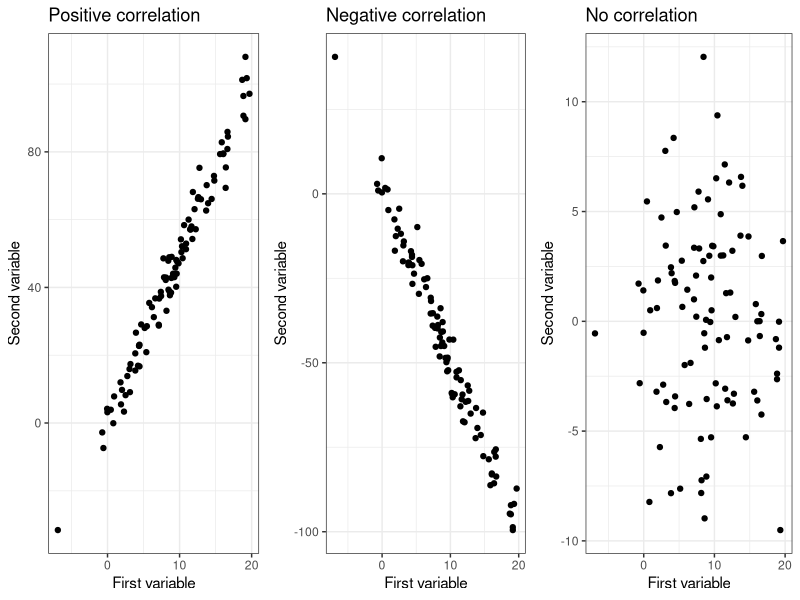
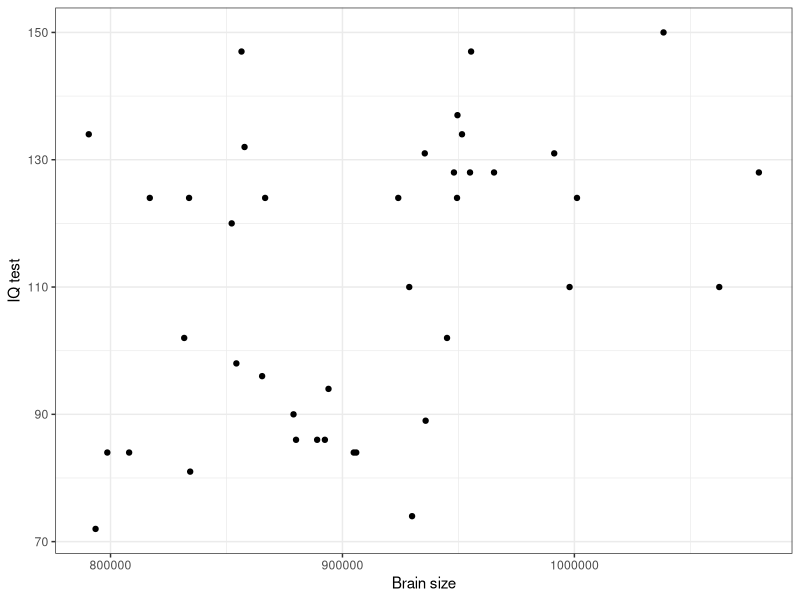
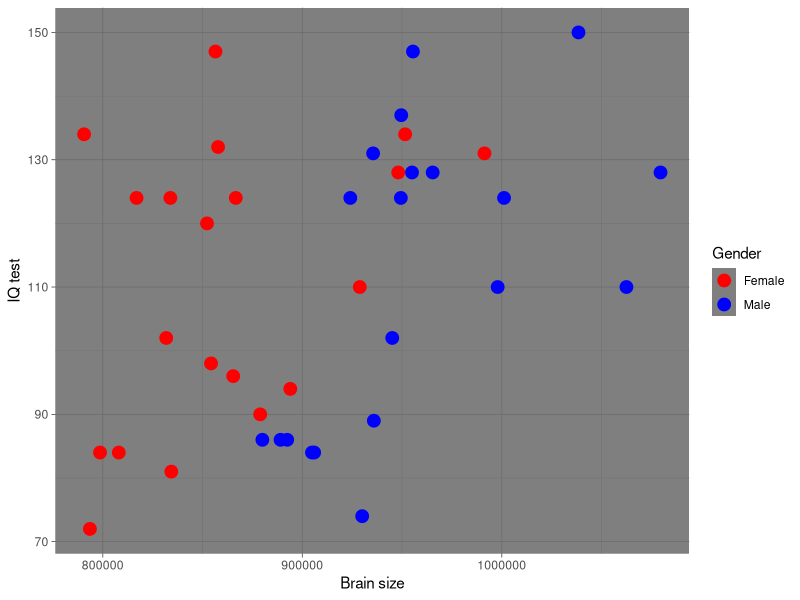
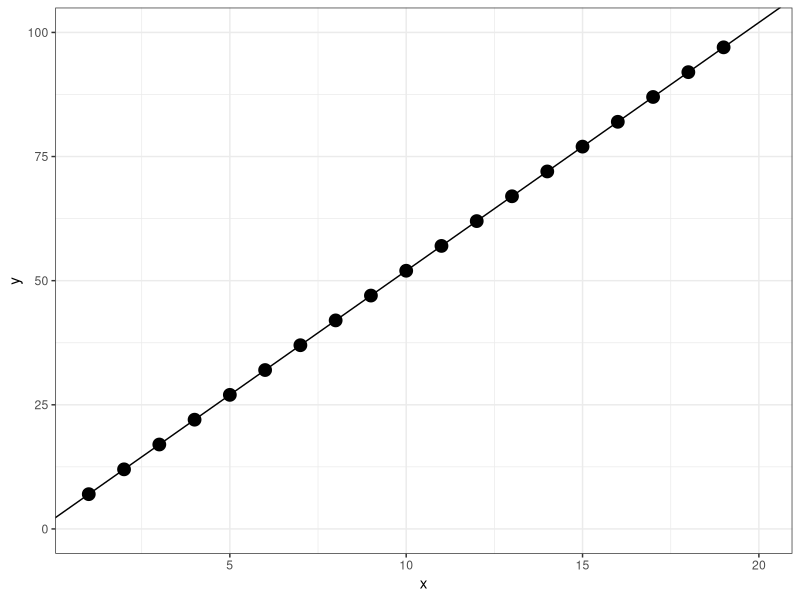
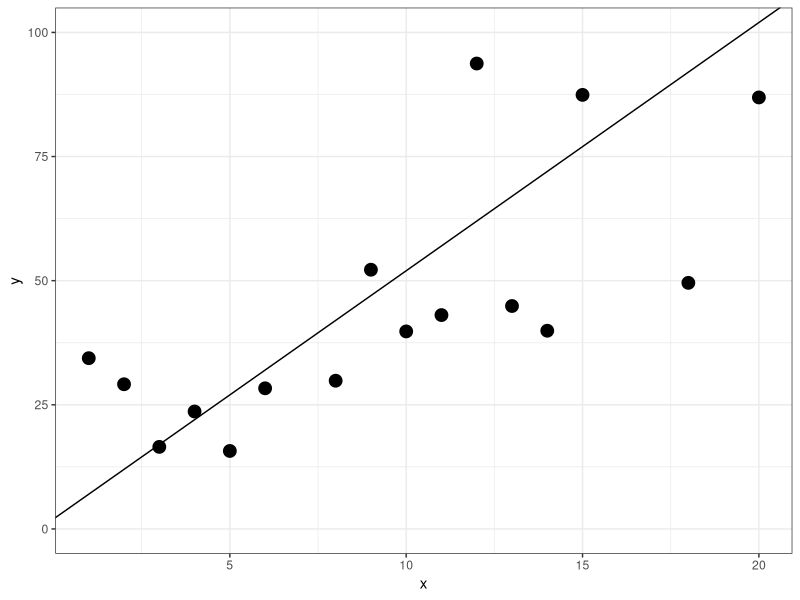
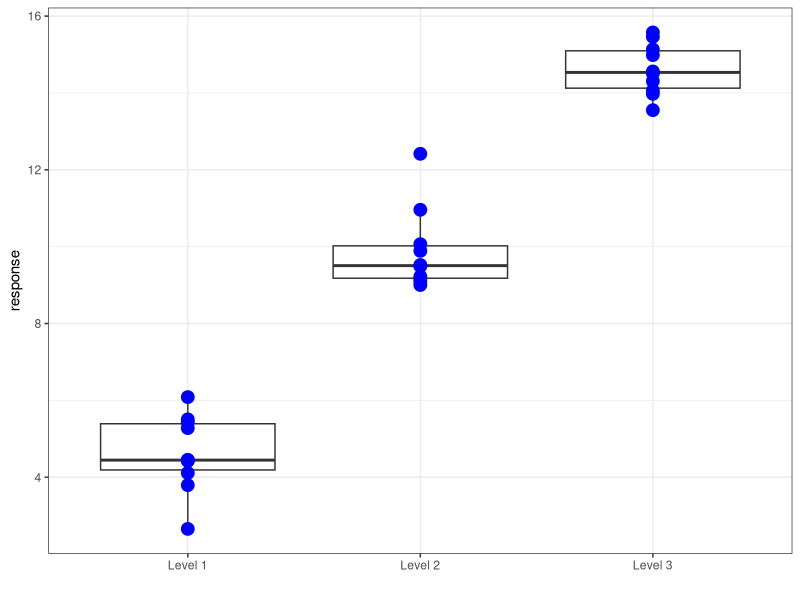
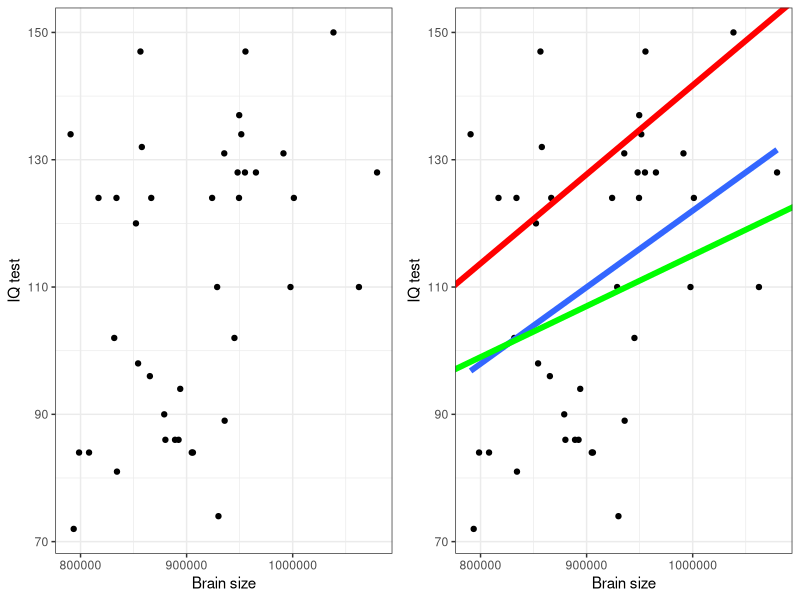
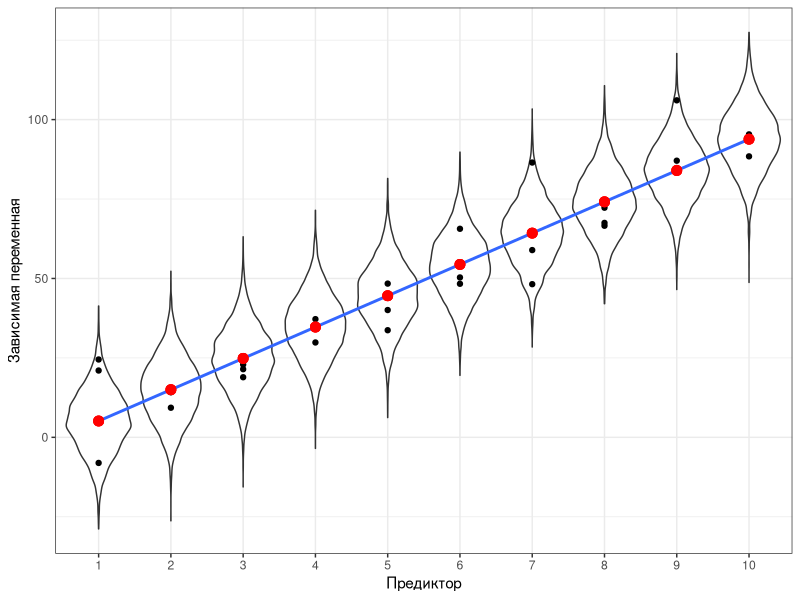

The R script that drew these images, in order:
## ---- chunk 1
# output options
options(width = 70, scipen = 6, digits = 3)
library(knitr)
# chunk default options
opts_chunk$set(fig.align='center', tidy = FALSE, fig.width = 7, fig.height = 3, warning = FALSE)
## ---- chunk 2
# library(downloader)
# download("https://varmara.github.io/linmodr-course/data/IQ_brain.csv", destfile = "data/IQ_brain.csv" )
## ---- chunk 3
brain <- read.csv("data/IQ_brain.csv", header = TRUE)
head(brain)

## ---- chunk 4
sum(!complete.cases(brain))
## ---- chunk 5
sapply(brain, function(x) sum(is.na(x)))
## ---- chunk 6
brain[!complete.cases(brain), ]
## ---- chunk 7
nrow(brain) ## Это без учета пропущенных значений
## ---- chunk 8
library (ggplot2)
library (gridExtra)
theme_set(theme_bw())
x <- rnorm(100, 10, 5)
y1 <- 5*x + rnorm(100, 0, 5)
pl_pos_cor <- ggplot(data.frame(x = x, y = y1), aes(x = x, y = y)) + geom_point() + xlab("First variable") + ylab("Second variable") + ggtitle("Positive correlation")

y2 <- -5*x + rnorm(100, 0, 5)
pl_neg_cor <- ggplot(data.frame(x = x, y = y2), aes(x = x, y = y)) + geom_point() + xlab("First variable") + ylab("Second variable") + ggtitle("Negative correlation")

y3 <- 0*x + rnorm(100, 0, 5)
pl_zero_cor <- ggplot(data.frame(x = x, y = y3), aes(x = x, y = y)) + geom_point() + xlab("First variable") + ylab("Second variable") + ggtitle("No correlation")

grid.arrange(pl_pos_cor, pl_neg_cor, pl_zero_cor, ncol = 3)

## ---- chunk 9
cor(brain[,2:6], use = "pairwise.complete.obs")

## ---- chunk 10
cor.test(brain$PIQ, brain$MRINACount, method = "pearson", alternative = "two.sided")

## ---- chunk 11
pl_brain <- ggplot(brain, 
               aes(x = MRINACount, y = PIQ)) + 
  geom_point() + 
  xlab("Brain size") + 
  ylab("IQ test")
pl_brain
## ---- chunk 12
pl_brain + theme_dark() + 
  geom_point(aes(color = Gender), size = 4) + 
  scale_color_manual(values =  c("red", "blue"))
## ---- chunk 13
x <- 1:20
y <- 2 + 5*x
ggplot(data.frame(x=x, y=y), aes(x=x, y=y)) + geom_point(size=4)  + geom_abline(slope=5, intercept = 2) + ylim(0, 100) 
## ---- chunk 14
x <- 1:20
y <- 2 + 5*x + rnorm(20,0, 20)
ggplot(data.frame(x=x, y=y), aes(x=x, y=y)) + geom_point(size=4)  + geom_abline(slope=5, intercept = 2)  + ylim(0,100) + theme_bw()

## ---- chunk 15
set.seed(1234)
x <- data.frame(labels = c(rep("Level 1", 10), rep( "Level 2", 10), rep("Level 3", 10)), response = c(rnorm(10, 5, 1), rnorm(10, 10, 1), rnorm(10, 15, 1))) 

ggplot(x, aes(x=labels, y=response)) + geom_boxplot()+ geom_point(color="blue", size=4) + xlab(" ") 

## ---- chunk 16
library(ggplot2)

pl_1 <- pl_brain + geom_smooth(method = "lm", se = FALSE, size=2) + geom_abline(slope = 0.00008, intercept = 35, color="green", size = 2) + geom_abline(slope = 0.00014, intercept =1.7, color="red", size=2) 

grid.arrange (pl_brain, pl_1, ncol=2)

## ---- chunk 17

xy <- data.frame(X = rep(1:10, 3))
xy$Y <- 10*xy$X + rnorm(30, 0, 10)
xy$predicted <- predict(lm(Y ~ X, data = xy))


rand_df <- matrix(rep(NA,100000), ncol = 10)
for(i in 1:10) rand_df[,i] <- rnorm(10000, xy$predicted[i], 10)

rand_df <- data.frame(X = rep(xy$X, each = 10000), Y = as.vector(rand_df))



ggplot(xy, aes(x = X, y = Y)) + geom_violin(data = rand_df, aes(x = factor(X)), scale = ) + geom_point() + geom_smooth(method = "lm", se = F) + geom_point(data = xy, aes(x = X, y = predicted), color = "red", size = 3) + labs(x = "Предиктор", y = "Зависимая переменная") 


## ---- chunk 18
brain_model <- lm(PIQ ~ MRINACount, data = brain)
brain_model
## ---- chunk 19
n=100
x <- rnorm(n, 10, 5)
y1 <- 5*x + 50 + rnorm(n, 0, 2)
y2 <- -5*x + 50 + rnorm(n, 0, 2)
y3 <- 0*x + 50 + rnorm(n, 0, 2)
label <- c(rep("Positive slope",n), rep("Negative slope", n), rep("Zero slope", n))
df1 <- data.frame(x = rep(x, 3), y = c(y1, y2, y3), label = label)
df1a <- data.frame(intercept = c(50, 50, 50), slope = c(-5,0,5))
pl_1 <- ggplot(data = df1, aes(x = x, y = y, color = label)) + geom_point() + xlab("Independent (X)") + ylab("Dependent (Y)") + xlim(0, 25) + guides(color=F) + geom_abline(data = df1a, aes(intercept = intercept, slope = slope), size=1) + ggtitle("Constant intercepts \n Different slopes")

x <- rnorm(n, 10, 5)
y1 <- 5*x + 0 + rnorm(n, 0, 2)
y2 <- 5*x + 30 + rnorm(n, 0, 2)
y3 <- 5*x + 60 + rnorm(n, 0, 2)
label <- c(rep("Intercept = 0",n), rep("Intercept = 30", n), rep("Intercept = 60", n))
df2 <- data.frame(x = rep(x, 3), y = c(y1, y2, y3), label = label)
df2a <- data.frame(intercept=c(30, 0, 60), slope=c(5, 5, 5))
pl_2 <- ggplot(df2, aes(x = x, y = y, color=label)) + geom_point() + xlab("Independent (X)") + ylab("Dependent (Y)") + xlim(0, 25) + guides(color=F) + geom_abline(data = df2a, aes(intercept = intercept, slope = slope), size=1) + ggtitle("Different intercepts \n Constant slopes")


x <- rnorm(n, 10, 5)
y1 <- 0*x + 0 + rnorm(n, 0, 2)
y2 <- 0*x + 30 + rnorm(n, 0, 2)
y3 <- 0*x + 60 + rnorm(n, 0, 2)
label <- c(rep("Intercept = 0",n), rep("Intercept = 30", n), rep("Intercept = 60", n))
df3 <- data.frame(x = rep(x, 3), y = c(y1, y2, y3), label = label)
df3a <- data.frame(intercept = c(30, 0, 60), slope = c(0, 0, 0))
pl_3 <- ggplot(data = df3, aes(x = x, y = y, color=label)) + geom_point() + xlab("Independent (X)") + ylab("Dependent (Y)") + xlim(0, 25) + guides(color=F) + geom_abline(data = df3a, aes(intercept = intercept, slope = slope), size=1) + ggtitle("Different intercepts \n Zero slopes")

grid.arrange(pl_1, pl_2, pl_3, nrow=1)

## ---- chunk 20
coefficients(brain_model) [1]
coefficients(brain_model) [2]

## ---- chunk 21
as.numeric(coefficients(brain_model) [1] + coefficients(brain_model) [2] * 900000)

## ---- chunk 22
brain$PIQ[10] - fitted(brain_model)[10]
residuals(brain_model)[10]

## ---- chunk 23
summary(brain_model)

## ---- chunk 24
pl_brain + geom_smooth(method="lm") 
## ---- chunk 25
pop_x <- rnorm(1000, 10, 3)
pop_y <- 10 + 10*pop_x + rnorm(1000, 0, 20)
population <- data.frame(x=pop_x, y=pop_y)
samp_coef <- data.frame(b0 = rep(NA, 100), b1=rep(NA, 100))
for(i in 1:100) {
  samp_num <- sample(1:1000, 20)
  samp <- population[samp_num, ]
  fit <- lm(y~x, data=samp)
  samp_coef$b0[i] <- coef(fit)[1]
  samp_coef$b1[i] <- coef(fit)[2]
  
 }

ggplot(population, aes(x=x, y=y)) + geom_point(alpha=0.3, color="red")+ geom_abline(aes(intercept=b0, slope=b1), data=samp_coef) + geom_abline(aes(intercept=10, slope=10), color="blue", size=2)
## ---- chunk 26
coef(brain_model)

confint(brain_model)
## ---- chunk 27
pl_alpha1 <- pl_brain + geom_smooth(method="lm", level=0.8) + ggtitle(bquote(alpha==0.2))

pl_alpha2 <- pl_brain + geom_smooth(method="lm", level=0.95) + ggtitle(bquote(alpha==0.05))

pl_alpha3 <- pl_brain + geom_smooth(method="lm", level=0.999) + ggtitle(bquote(alpha==0.01))


grid.arrange(pl_alpha1, pl_alpha2, pl_alpha3, ncol=3)

## ---- chunk 28
newdata <- data.frame(MRINACount = 900000)

predict(brain_model, newdata, interval = "prediction", 
        level = 0.95, se = TRUE)$fit

## ---- chunk 29
brain_predicted <- predict(brain_model, interval="prediction")
brain_predicted <- data.frame(brain, brain_predicted)
head(brain_predicted)
## ---- chunk 30
pl_brain + 

# 1) Линия регрессии и ее дов. интервал
# Если мы указываем fill внутри aes() и задаем фиксированное значение - появится соотв. легенда с названием.
# alpha - задает прозрачность
  geom_smooth(method = "lm", aes(fill = "Conf.interval"), alpha = 0.4) +
# 2) Интервал предсказаний создаем при помощи геома ribbon ("лента")
# Данные берем из другого датафрейма - из brain_predicted
# ymin и ymax - эстетики геома ribbon, которые задают нижний и верхний край ленты в точках с заданным x (x = MRINACount было задано в ggplot() при создании pl_brain, поэтому сейчас его указывать не обязательно)
  geom_ribbon(data = brain_predicted,  aes(ymin = lwr, ymax = upr, fill = "Conf. area for prediction"), alpha = 0.2) +

# 3) Вручную настраиваем цвета заливки при помощи шкалы fill_manual.
# Ее аргумент name - название соотв. легенды, values - вектор цветов
  scale_fill_manual(name = "Intervals", values = c("green", "gray")) +

# 4) Название графика
  ggtitle("Confidence interval \n and confidence area for prediction")
## ---- chunk 31
pl_brain + 
  geom_ribbon(data=brain_predicted, aes(y=fit, ymin=lwr, ymax=upr, fill = "Conf. area for prediction"), alpha=0.2) + 
  geom_smooth(method="lm", aes(fill="Conf.interval"), alpha=0.4) + 
  scale_fill_manual("Intervals", values = c("green", "gray")) + 
  ggtitle("Confidence interval \n and confidence area for prediction")+ xlim(600000, 1300000) + geom_text(label="Interpolation", aes(x=950000, y=100)) + geom_text(label="Extrapolation", aes(x=700000, y=70)) +
geom_text(label="Extrapolation", aes(x=1200000, y=70))

## ---- chunk 32
summary(brain_model)
## ---- chunk 33

pl_exp <- pl_brain + geom_smooth(method="lm", se=F, size=1.3) + geom_abline(aes(intercept=mean(PIQ), slope=0), size=1.3) + geom_text(label="Mean IQ", aes(x=1050000, y=(mean(PIQ)-6)), size = 4) + geom_segment(data=brain_predicted, aes(x=MRINACount, y=mean(PIQ), xend=MRINACount, yend=fit)) + ggtitle("Explained variation")

pl_res <- pl_brain + geom_smooth(method="lm", se=F, size=1.3) + geom_segment(data=brain_predicted, aes(x=MRINACount, y=PIQ, xend=MRINACount, yend=fit)) + ggtitle("Residual variation")

pl_tot <-pl_brain + geom_abline(aes(intercept=mean(PIQ), slope=0), size=1.3) + geom_text(label="Mean IQ", aes(x=1050000, y=(mean(PIQ)-6)), size = 5) + geom_segment(data=brain_predicted, aes(x=MRINACount, y=PIQ, xend=MRINACount, yend=mean(PIQ))) + ggtitle("Total variation")


grid.arrange(pl_exp, pl_res, pl_tot, nrow=1)
## ---- chunk 34
f <- seq(-0.2, 10, 0.1)
ggplot(data.frame(f = f, p = df(f, 1, 38)), aes(x = f, y = p)) + geom_line(size = 1.3) + ggtitle("F-distribution") + xlab("F") + geom_vline(xintercept = c(6.686), color = "red",) + geom_hline(yintercept = 0) + xlim(-0.2, 10)
## ---- chunk 35
x <- rnorm(100, 20, 5)
y1 <- 10 * x + 5 + rnorm(100, 0, 5)
y2 <- 10 * x + 5 + rnorm(100, 0, 40)
d <- data.frame(x=x, y1=y1)
pl_R1 <- ggplot(d, aes(x=x, y=y1)) + geom_point() + geom_smooth(method="lm", se=F) 
pl_R2 <- ggplot(d, aes(x=x, y=y2)) + geom_point() + geom_smooth(method="lm", se=F) 
grid.arrange (pl_R1, pl_R2)
## ---- chunk 36
summary(brain_model)
